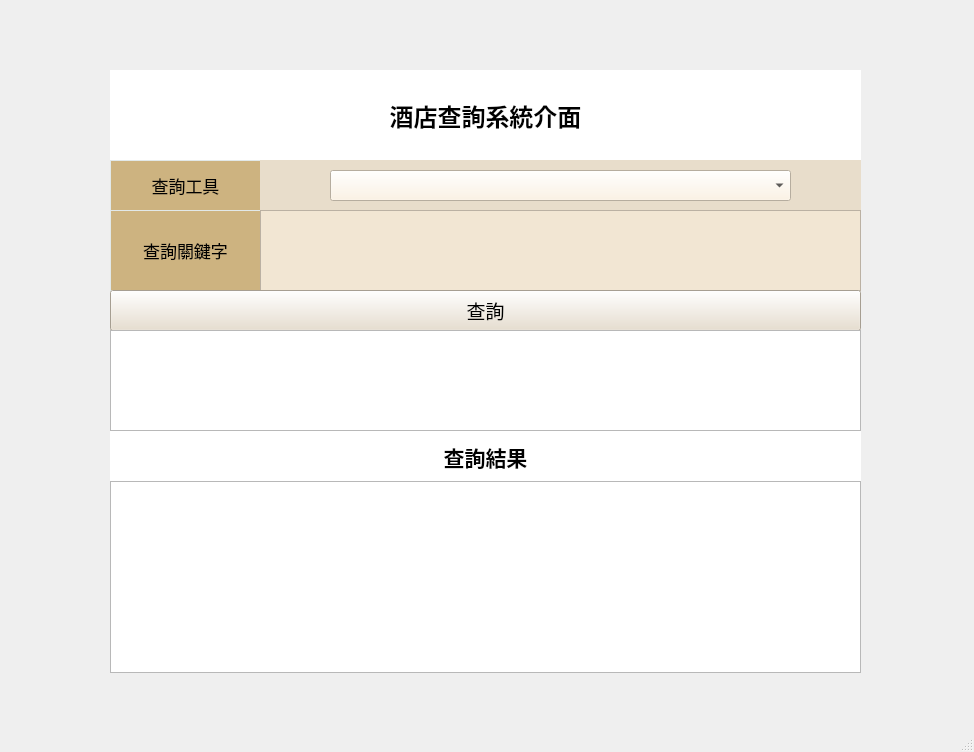
<?xml version="1.0" encoding="UTF-8"?>
<ui version="4.0">
 <class>MainWindow</class>
 <widget class="QMainWindow" name="MainWindow">
  <property name="geometry">
   <rect>
    <x>0</x>
    <y>0</y>
    <width>974</width>
    <height>752</height>
   </rect>
  </property>
  <property name="windowTitle">
   <string>MainWindow</string>
  </property>
  <widget class="QWidget" name="centralwidget">
   <widget class="QLabel" name="label">
    <property name="geometry">
     <rect>
      <x>110</x>
      <y>70</y>
      <width>751</width>
      <height>91</height>
     </rect>
    </property>
    <property name="font">
     <font>
      <family>微軟正黑體 Light</family>
      <pointsize>18</pointsize>
      <weight>75</weight>
      <italic>false</italic>
      <bold>true</bold>
     </font>
    </property>
    <property name="layoutDirection">
     <enum>Qt::LeftToRight</enum>
    </property>
    <property name="styleSheet">
     <string notr="true">background-color: rgb(255, 255, 255);</string>
    </property>
    <property name="text">
     <string>酒店查詢系統介面</string>
    </property>
    <property name="alignment">
     <set>Qt::AlignCenter</set>
    </property>
   </widget>
   <widget class="QLabel" name="label_2">
    <property name="geometry">
     <rect>
      <x>110</x>
      <y>160</y>
      <width>151</width>
      <height>51</height>
     </rect>
    </property>
    <property name="font">
     <font>
      <family>微軟正黑體 Light</family>
      <pointsize>13</pointsize>
      <weight>50</weight>
      <italic>false</italic>
      <bold>false</bold>
      <strikeout>false</strikeout>
     </font>
    </property>
    <property name="styleSheet">
     <string notr="true">background-color: rgb(205, 179, 128);border-color: rgb(226, 233, 233);border-width : 1.2px;border-style:inset;</string>
    </property>
    <property name="text">
     <string>查詢工具</string>
    </property>
    <property name="alignment">
     <set>Qt::AlignCenter</set>
    </property>
   </widget>
   <widget class="QLabel" name="label_3">
    <property name="geometry">
     <rect>
      <x>110</x>
      <y>210</y>
      <width>151</width>
      <height>81</height>
     </rect>
    </property>
    <property name="font">
     <font>
      <family>微軟正黑體 Light</family>
      <pointsize>13</pointsize>
      <weight>50</weight>
      <bold>false</bold>
     </font>
    </property>
    <property name="styleSheet">
     <string notr="true">background-color: rgb(205, 179, 128);border-color: rgb(226, 233, 233);border-width : 1.2px;border-style:inset;</string>
    </property>
    <property name="text">
     <string>查詢關鍵字</string>
    </property>
    <property name="alignment">
     <set>Qt::AlignCenter</set>
    </property>
   </widget>
   <widget class="QLabel" name="label_4">
    <property name="geometry">
     <rect>
      <x>260</x>
      <y>160</y>
      <width>601</width>
      <height>51</height>
     </rect>
    </property>
    <property name="styleSheet">
     <string notr="true">background-color: rgb(232, 221, 203);</string>
    </property>
    <property name="text">
     <string/>
    </property>
   </widget>
   <widget class="QComboBox" name="comboBox">
    <property name="geometry">
     <rect>
      <x>330</x>
      <y>170</y>
      <width>461</width>
      <height>31</height>
     </rect>
    </property>
    <property name="font">
     <font>
      <pointsize>11</pointsize>
      <kerning>true</kerning>
     </font>
    </property>
    <property name="styleSheet">
     <string notr="true">background-color: rgb(255, 242, 222);</string>
    </property>
    <property name="frame">
     <bool>true</bool>
    </property>
   </widget>
   <widget class="QTextEdit" name="textEdit">
    <property name="geometry">
     <rect>
      <x>260</x>
      <y>210</y>
      <width>601</width>
      <height>81</height>
     </rect>
    </property>
    <property name="font">
     <font>
      <pointsize>11</pointsize>
     </font>
    </property>
    <property name="styleSheet">
     <string notr="true">background-color: rgb(242, 230, 211);</string>
    </property>
   </widget>
   <widget class="QPushButton" name="pushButton">
    <property name="geometry">
     <rect>
      <x>110</x>
      <y>290</y>
      <width>751</width>
      <height>41</height>
     </rect>
    </property>
    <property name="font">
     <font>
      <family>微軟正黑體 Light</family>
      <pointsize>14</pointsize>
     </font>
    </property>
    <property name="styleSheet">
     <string notr="true">background-color: rgb(232, 221, 203);</string>
    </property>
    <property name="text">
     <string>查詢</string>
    </property>
   </widget>
   <widget class="QTextEdit" name="textEdit_2">
    <property name="geometry">
     <rect>
      <x>110</x>
      <y>330</y>
      <width>751</width>
      <height>101</height>
     </rect>
    </property>
    <property name="font">
     <font>
      <pointsize>12</pointsize>
      <kerning>true</kerning>
     </font>
    </property>
   </widget>
   <widget class="QLabel" name="label_5">
    <property name="geometry">
     <rect>
      <x>110</x>
      <y>431</y>
      <width>751</width>
      <height>51</height>
     </rect>
    </property>
    <property name="font">
     <font>
      <family>微軟正黑體 Light</family>
      <pointsize>16</pointsize>
      <weight>75</weight>
      <italic>false</italic>
      <bold>true</bold>
     </font>
    </property>
    <property name="layoutDirection">
     <enum>Qt::LeftToRight</enum>
    </property>
    <property name="styleSheet">
     <string notr="true">background-color: rgb(255, 255, 255);</string>
    </property>
    <property name="text">
     <string>查詢結果</string>
    </property>
    <property name="alignment">
     <set>Qt::AlignCenter</set>
    </property>
   </widget>
   <widget class="QTableWidget" name="tableWidget">
    <property name="geometry">
     <rect>
      <x>110</x>
      <y>481</y>
      <width>751</width>
      <height>192</height>
     </rect>
    </property>
   </widget>
  </widget>
  <widget class="QStatusBar" name="statusbar"/>
 </widget>
 <resources/>
 <connections/>
</ui>
